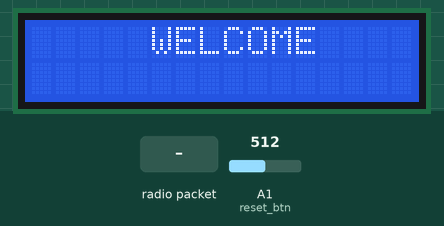
Recording of a sketch running on a simulated Arduino Uno, built with avr-gcc and run on an emulated ATmega328P. On the bench: 16×2 character LCD. The inputs (shaded band) are chosen by the test bench; at power-on: A1 (reset_btn) = 512. No radio packets arrive unless stated.

Above: at 1.2 s.
1.3 s: A1 (reset_btn) set to 1002
2.8 s: A1 (reset_btn) set to 1021
At 4.0 s:
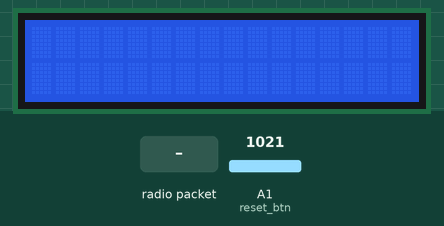
4.3 s: radio packet "1" arrives
At 4.45 s:
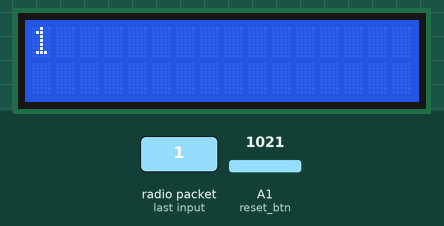
6.1 s: radio packet "0" arrives
At 6.26 s:
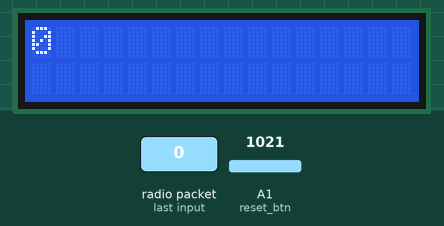
Timing chart, 0 to 8.9 s (numbered marks = the images above; inputs shaded):
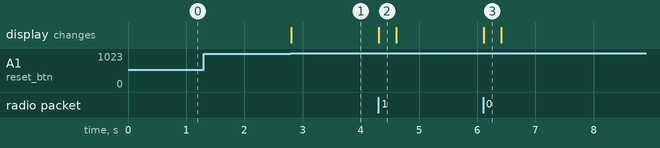

Measured:
- the behaviour switches between 1010 and 1011 on A1 (reset_btn) (found by bisection; images 0 and 1)
- after the input at 1.3 s, every drawn part: stays the same
- after the input at 2.8 s, the display: changes at once (image 1)
- after the input at 4.3 s, the display: changes at once (image 2)
- after the input at 6.1 s, the display: changes at once (image 3)

The sketch:

gard_receiver.ino
```cpp
#include <VirtualWire.h>
#include <Wire.h>
#include <LiquidCrystal_I2C.h>
LiquidCrystal_I2C lcd(0x27, 16, 2);

char m;
int cp = 0;
int reset_btn = A1;
void setup()
{
    Serial.begin(9600);  // Debugging only
    lcd.begin();
    lcd.clear();
    lcd.backlight();
    lcd.setCursor(5,0);
    lcd.print("WELCOME");
    pinMode(reset_btn,INPUT);
    vw_set_ptt_inverted(true); // Required for DR3100
    vw_set_rx_pin(12);
    vw_setup(2000);  // Bits per sec
    vw_rx_start();       // Start the receiver PLL running
}

void loop()
{
    uint8_t buf[VW_MAX_MESSAGE_LEN];
    uint8_t buflen = VW_MAX_MESSAGE_LEN;

    if (vw_get_message(buf, &buflen)) // Non-blocking
    {
     int i;
     digitalWrite(13, true); // Flash a light to show received good message
     lcd.clear();
     lcd.setCursor(0,0);
     for (i = 0; i < buflen; i++)
     {
      cp = i;
      if(cp < 16)
      {
        lcd.setCursor(cp,0);
        m = buf[i];
        lcd.print(m);
      }
      else if(cp > 15)
      {
        cp = cp - 16;
        lcd.setCursor(cp,1);
        m = buf[i];
        lcd.print(m);
      }
  }
        delay(300);
        digitalWrite(13, false);
    }
    if(analogRead(reset_btn) > 1010)
    {
      lcd.clear();
      digitalWrite(13, false);
    }
}
```
